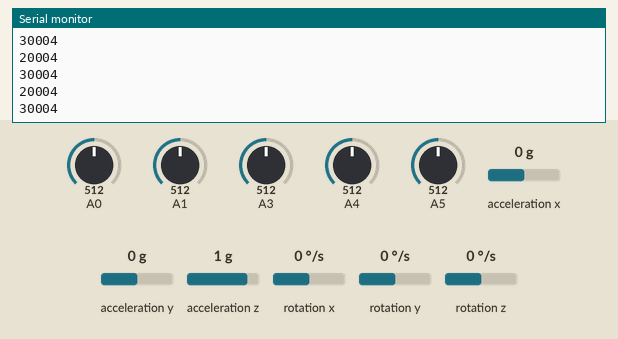
This sketch was run on a simulated Arduino Uno, built with avr-gcc and run on an emulated ATmega328P. Parts: the last lines printed to the serial monitor. Inputs (shaded band) come from the test bench; at power-on: acceleration x 0 g, A0 = 512, A1 = 512, A3 = 512, A4 = 512, A5 = 512, acceleration y 0 g, acceleration z 1 g, rotation x 0 °/s, rotation y 0 °/s, rotation z 0 °/s.

Above: at 1.2 s.
1.3 s: acceleration x set to -1.4 g
At 2.1 s:
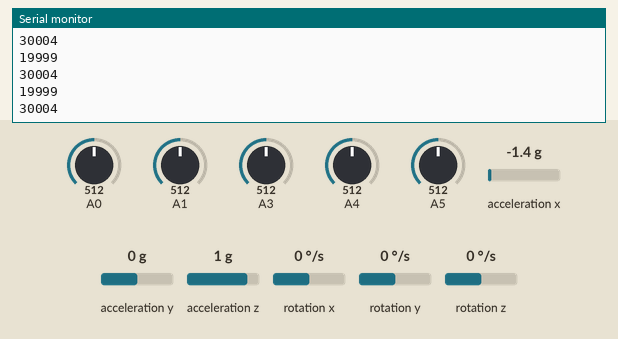
2.8 s: A0 set to 1010
At 3.3 s:
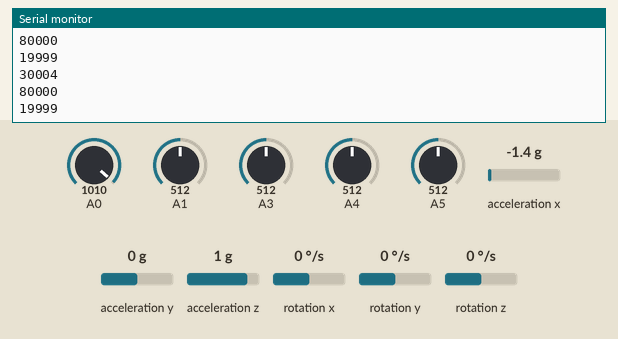
4.3 s: A1 set to 1010
At 5.1 s:
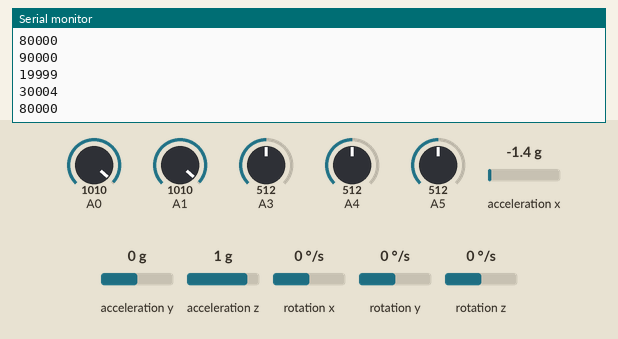
5.8 s: A3 set to 1010
At 6.8 s:
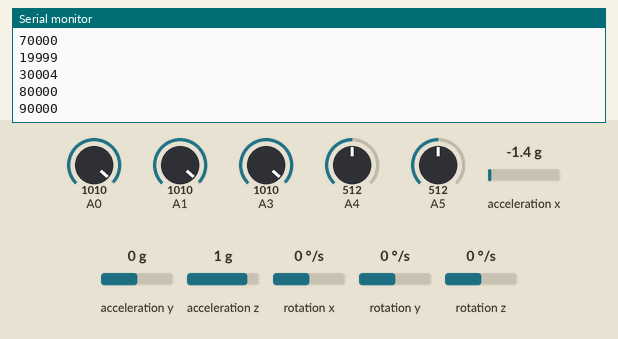
7.3 s: A4 set to 1010
At 7.9 s:
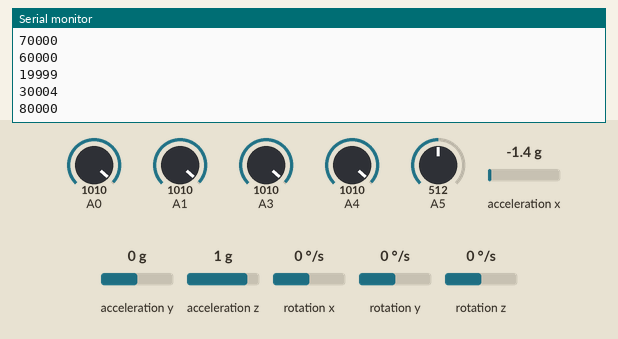
8.8 s: A5 set to 1010
At 9.3 s:
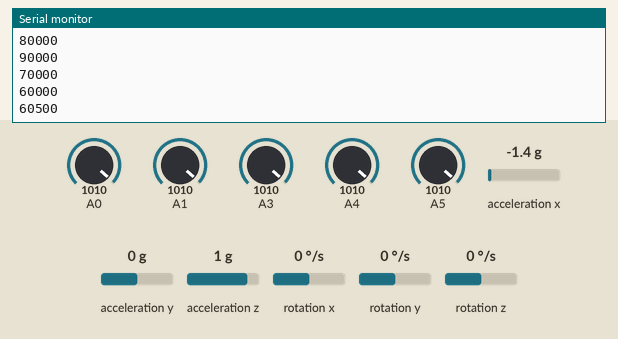
Timing chart, 0 to 11.3 s (numbered marks = the images above; inputs shaded):
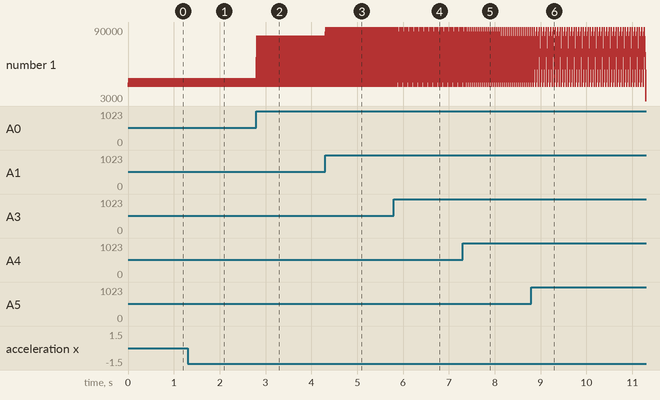

The sketch:

arduino_code_hid.ino
```cpp
#include <Wire.h>
#include <I2Cdev.h>
#include <MPU6050.h>


MPU6050 mpu;
int16_t ax, ay, az;
int16_t gx, gy, gz;


void setup() {

  Serial.begin(9600);
  Wire.begin();

  mpu.initialize();
}

void loop() {
  mpu.getMotion6(&ax, &ay, &az, &gx, &gy, &gz);

long x=map(ax,-17000,17000,20000,20008);
long y=map(ay,-17000,17000,30000,30008);
Serial.println(x);
delay(10);
Serial.println(y);
delay(10);
if( analogRead(A0)>= 1000){
  Serial.println(80000);
}
if( analogRead(A1)>= 1000){
  Serial.println(90000);
}
if( analogRead(A3) >= 1000){
  Serial.println(70000);
}if( analogRead(A4)>= 1000){
  Serial.println(60000);
}
if( analogRead(A5)>= 1000){
  Serial.println(60500);
}


}
```

Measured:
- after the input at 1.3 s, the serial monitor: prints a new line at once (image 1)
- after the input at 2.8 s, the serial monitor: prints a new line at once (image 2)
- after the input at 4.3 s, the serial monitor: prints a new line at once (image 3)
- after the input at 5.8 s, the serial monitor: prints a new line after 0.09 s (image 4)
- after the input at 7.3 s, the serial monitor: prints a new line after 0.09 s (image 5)
- after the input at 8.8 s, the serial monitor: prints a new line after 0.09 s (image 6)
- plotted number 1: 30004 → 19999 after the input at 1.3 s
